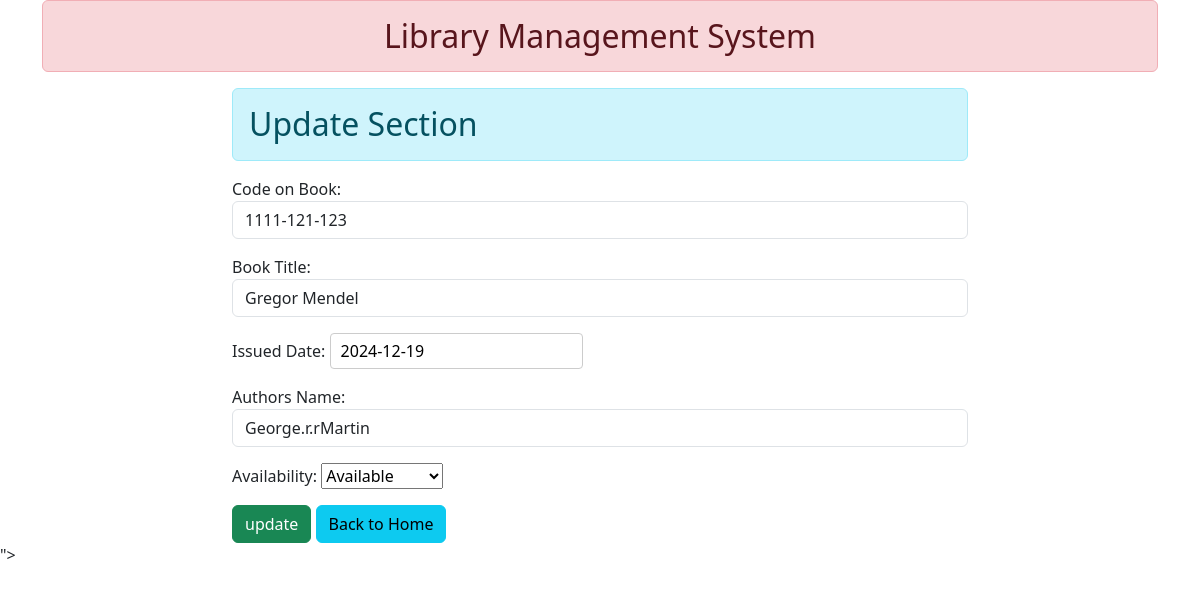
//51, run on the app's committed database.
### app1/models.py (models this page shows, shortened)
class Books(models.Model):
    reg = models.CharField(max_length=70,verbose_name='Code on Book')
    title = models.CharField(max_length=70,verbose_name='Book Title')
    issued = models.DateField(verbose_name='Issued Date')
    author = models.CharField(max_length=70,verbose_name='Authors Name')
    availability = models.CharField(max_length=15, choices=Availability.choices,default=Availability.AVAILABLE)

### app1/views.py (the view)
# urls.py: path('/<int:id>',views.update_data,name='update')
def update_data(request, id):
    book = get_object_or_404(Books, pk=id)  # Ensure book exists before update
    if request.method == 'POST':
        det = BookRegistration(request.POST, instance=book)  # Update existing book
        if det.is_valid():
            det.save()  # Success message
            return HttpResponseRedirect('/')  # Redirect to homepage after update
        else:
            messages.error(request, 'Please correct the errors in the form.')  # Error message
    else:
        det = BookRegistration(instance=book)  # Pre-populate the form for GET
    return render(request, 'new.html', {'form': det})

### app1/forms.py
class BookRegistration(forms.ModelForm):
    class Meta:
        model = Books
        fields = ['reg', 'title', 'issued', 'author', 'availability']
        widgets = {
            'reg': forms.TextInput(attrs={'class':'form-control'}),
            'title': forms.TextInput(attrs={'class':'form-control'}),
            'issued': forms.DateInput(attrs={'class':'my_date','placeholder':'YYYY-MM-DD'}),
            'author': forms.TextInput(attrs={'class':'form-control'}),
        }

### templates/new.html (shortened to what this page needs)
{% extends 'templates/index.html'%}
{% block content%}
<div class="row">
    <div class="col-sm-8 offset-2">
        <h2 class="alert alert-info">Update Section</h2>
        <form action="" method="post">
            {{form.as_p}}
            <input type="submit" value="update" class="btn btn-success">
            <a href="{% url 'home' %} "class="btn btn-info">Back to Home</a>
        </form>
    </div>
</div>
{% endblock content %}

### app1/static/css/custom.css (style rules this page uses)
.my_date { display: inline-block; width: auto; padding: 5px 10px; border: 1px solid #ccc; border-radius: 4px; }

### data on the page
Books: reg "1111-121-123", title "Gregor Mendel", issued "2024-12-19", author "George.r.rMartin", availability "Available"
